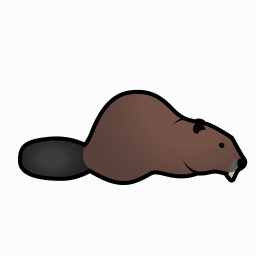
#> input picture .staging/animal-lora/AEXP_AmericanBeaver/AmericanBeaver_east.png, 256 x 256 px
$ python -i eval_gate.py   (imports and definitions only)
#> lines starting #> are read from the running program, lines starting #| are printed output that depends on the picture
#!/usr/bin/env python3
"""The vision QA gate — work/2026-08-08-ns-evaluation P1.

`sprite-gen-plan.md` has specified this all along and it was never built:

    **Claude-vision QA gate** — automated per candidate: "Single creature? Correct facing for this
    frame? Clean silhouette (no extra limbs/heads/duplicates)? On-style (flat, not photoreal)?" →
    score, keep best, retry the frame if none pass. This is what makes batch-and-curate hands-off.

Why a vision model rather than another statistic: every metric this project computes describes the
SILHOUETTE, and at cn 0.5 the ControlNet hands the sprite its silhouette. On north and south the
rejects are geometrically CLOSER to the real animal than the keepers (ns-evaluation I1). The failures
are interior — the face does not resolve — and a model that looks at the image is the only judge we
have that sees interiors. Two hand-built mechanisms have already been falsified by measurement.

  art eval-gate --score-labels          # run over the labelled set, report agreement
  art eval-gate <file.png>              # one image, print the verdict

Needs ANTHROPIC_API_KEY or bin/keys/anthropic.env.
"""
import argparse, base64, io, json, os, sys, time, urllib.request

HERE = os.path.dirname(os.path.abspath(__file__))
REPO = os.environ.get("RD_REPO_ROOT") or os.path.abspath(os.path.join(HERE, "..", ".."))
sys.path.insert(0, HERE)
import generate as G
from PIL import Image

ROOT = os.path.join(REPO, ".staging", "eval_data")
DIRW = {"e": "side profile facing RIGHT (east)",
        "s": "front view facing the VIEWER (south)",
        "n": "back view facing AWAY (north)"}

# The doc's four questions, plus the two failure modes the user actually rejected for that the
# doc's list does not name (ns-evaluation I3): an unkeyed background, and line-art quality.
SYSTEM = """You are a QA gate for 2D game creature sprites in a RimWorld / Prison Architect style:
flat colour regions, bold dark outlines, readable when small, on a transparent plate.

You will be shown ONE sprite, composited on a light checker so transparency is visible.

THE CONVENTION — read this before judging, it is NOT naturalistic animal anatomy:
* The body is a SOLID MASS with an UNBROKEN BOTTOM EDGE. Legs are NOT drawn as separate articulated
  limbs. A creature with no visible legs is CORRECT and must PASS. Visible separated legs, a
  standing/upright stance, or a naturalistic pose are REGRESSIONS and should fail `on_style`.
* East is a creature lying low in side profile, long and wide, its head a large profile.
* South and north are TALL NARROW vertical stacks: the tail as a spike at the TOP, then the body,
  then a small head at the BOTTOM (south) or no face at all (north).

Judge ONLY these, and be strict — this gate exists to reject sprites a human artist would reject:
1. single_creature  — exactly one creature, no duplicates, no sprite-sheet grid, no framing/border
2. correct_facing   — matches the stated direction
3. clean_anatomy    — the FEATURES THAT ARE DRAWN resolve. Absent legs are NOT a failure.
                      **This is the check that matters most on SOUTH, and the structure above does
                      NOT satisfy it.** The vertical stack is imposed by the generator, so every
                      south sprite has it — passing a south sprite because "tail spike top, body,
                      face bottom, matches convention" is exactly the mistake. Judge the FACE:
                      • SOUTH must have two clearly readable eyes AND a distinct muzzle or nose.
                        A pale splayed shape, a skull-like mask, a smear, or features that merge
                        into the chest is a FAIL even when the overall stack is perfect.
                      • NORTH must show NO face (it is a back view) but the head must still read as
                        a distinct rounded mass with ears, not dissolve into the body.
                      • EAST must have a readable profile head with one visible eye and a muzzle.
4. on_style         — flat regions, bold outline, not photoreal, not over-detailed, and NOT
                      naturalistic: separated legs or an upright stance fail here
5. clean_lineart    — outlines are deliberate: no stray, doubled or missing strokes
6. keyed_background — the background is transparent, NOT a solid plate

Return ONLY minified JSON, no prose:
{"single_creature":bool,"correct_facing":bool,"clean_anatomy":bool,"on_style":bool,
 "clean_lineart":bool,"keyed_background":bool,"verdict":"good"|"borderline"|"bad",
 "reason":"background"|"lineart"|"anatomy"|"pose"|"colour"|"other"|null,"why":"<=15 words"}

verdict "bad" if any of 1,2,3,6 fails. "borderline" if only 4 or 5 fails, or the flaw is minor
enough that a working artist might ship it. "good" if all pass."""


def checkered(path, size=512):
    """Composite on a checker so the model can SEE transparency — on white, an unkeyed white plate
    is invisible, which is precisely one of the failures being judged."""
#> called with size = 512
    im = Image.open(path).convert("RGBA")
#> im is the input picture: PIL image 256x256 RGBA; mean R, G, B, A 15.4, 11.6, 10.4, 53.7
    bg = Image.new("RGBA", im.size, (255, 255, 255, 255))
#> bg: PIL image 256x256 RGBA; every value is 255
    d = 32
    for y in range(0, im.size[1], d):
        for x in range(0, im.size[0], d):
            if (x // d + y // d) % 2:
                bg.paste((205, 205, 215, 255), (x, y, min(x + d, im.size[0]), min(y + d, im.size[1])))
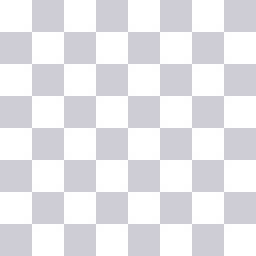
#> bg: PIL image 256x256 RGBA; mean R, G, B, A 230, 230, 235, 255
    bg.alpha_composite(im)
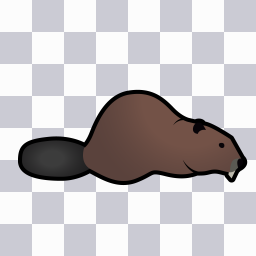
#> bg: PIL image 256x256 RGBA; mean R, G, B, A 196.9, 193.1, 195.6, 255
    out = bg.convert("RGB")
    if out.size[0] > size: out = out.resize((size, size), Image.LANCZOS)
    b = io.BytesIO(); out.save(b, format="PNG")
    return base64.b64encode(b.getvalue()).decode()


# [79 lines left out: functions ask, main, not called in this run]


# [2 lines not run here, left out]

>>> result = checkered('../../.staging/animal-lora/AEXP_AmericanBeaver/AmericanBeaver_east.png')
